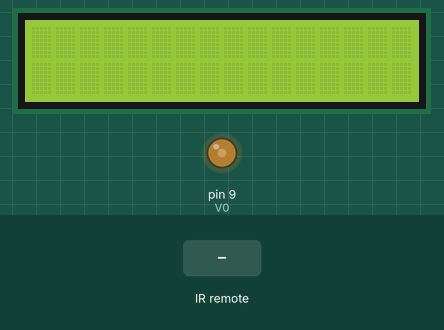
Bench run of a sketch on a simulated Arduino Uno, built with avr-gcc and run on an emulated ATmega328P. Shown: 16×2 character LCD, output pins drawn as LEDs (lit = HIGH). Inputs (shaded band) come from the test bench.

Above: at 1.2 s.
1.3 s: infrared code 0xFF30CF received
At 2.3 s:
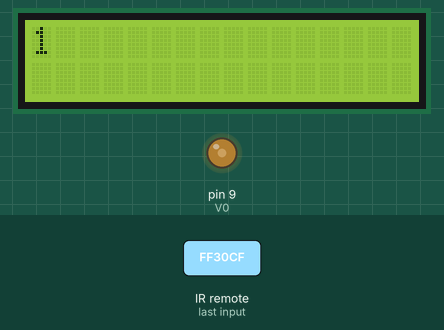
2.9 s: infrared code 0xFF18E7 received
At 3.5 s:
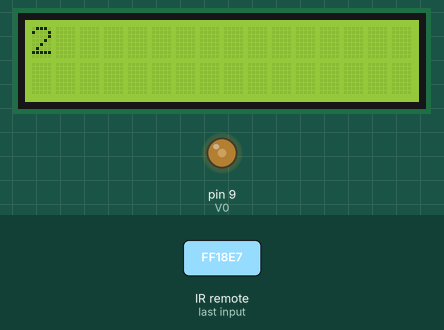
Timing chart, 0 to 5.9 s (numbered marks = the images above; inputs shaded):
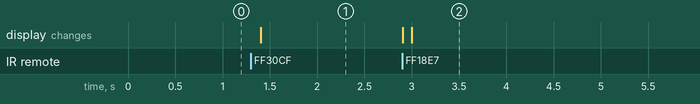

The sketch:

first_display.ino
```cpp
#include <LiquidCrystal.h>
#include <IRremote.h>
#define V0 9
#define RECV 10

LiquidCrystal lcd(2, 3, 4, 5, 6, 7);  //(RS, E, D4, D5, D6, D7)

IRrecv myIRrecv(RECV);
decode_results results;

void setup() {

  pinMode(V0, OUTPUT);
  analogWrite(V0, 90); //setam intensitatea

  lcd.begin(16, 2); //mentionam (cate coloane, cate linii) vrem sa folosim
  lcd.clear();
  lcd.setCursor(0, 0);

  myIRrecv.enableIRIn();
  myIRrecv.blink13(true);

  Serial.begin(9600);
}

void loop() {


   //lcd.setCursor(0, 0);
   if (myIRrecv.decode(&results)){
    lcd.clear();
   delay(100);
       switch(results.value){
          case 0xFF30CF:
          {lcd.print("1");
          break ;}
          case 0xFF18E7:{
          lcd.print("2");
          break ;}
          case 0xFF7A85:{
          lcd.print("3");
          break ;}
          case 0xFF10EF:{
          lcd.print("4");
          break ;}
          case 0xFF38C7:{
          lcd.print("5");
          break ;}
          case 0xFF5AA5:{
          lcd.print("6");
          break ;}
          case 0xFF42BD:{
          lcd.print("7");
          break ;}
          case 0xFF4AB5:{
          lcd.print("8");
          break ;}
          case 0xFF52AD:{
          lcd.print("9");
          break ;}
      Serial.println(results.value, HEX);

   }
        myIRrecv.resume();
   }
}
```

Measured:
- after the input at 1.3 s, the display: changes after 0.10 s (image 1)
- after the input at 2.9 s, the display: first changes at once (image 2 shows a later state)
